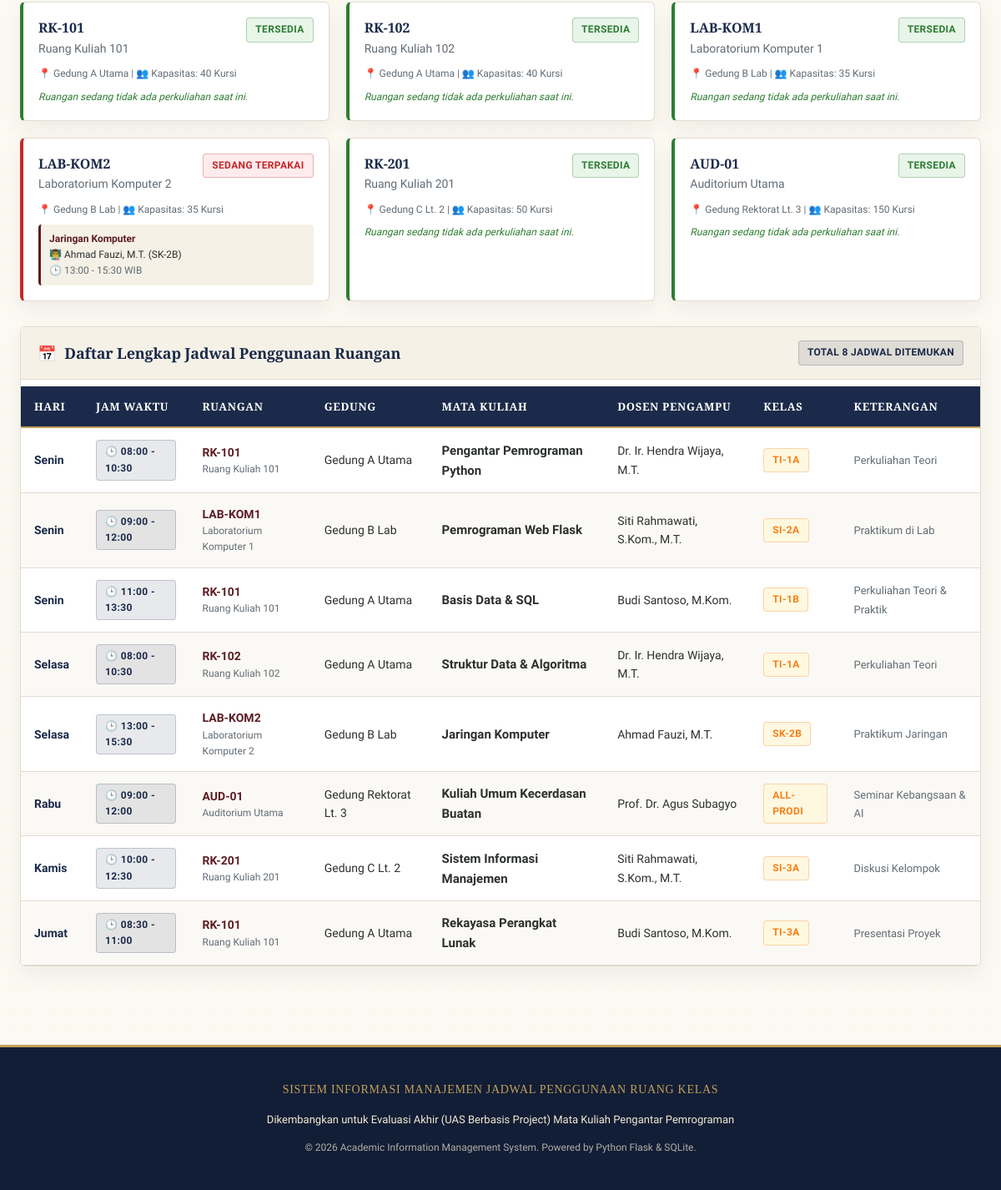
Before: / (lower part) with the older database file.
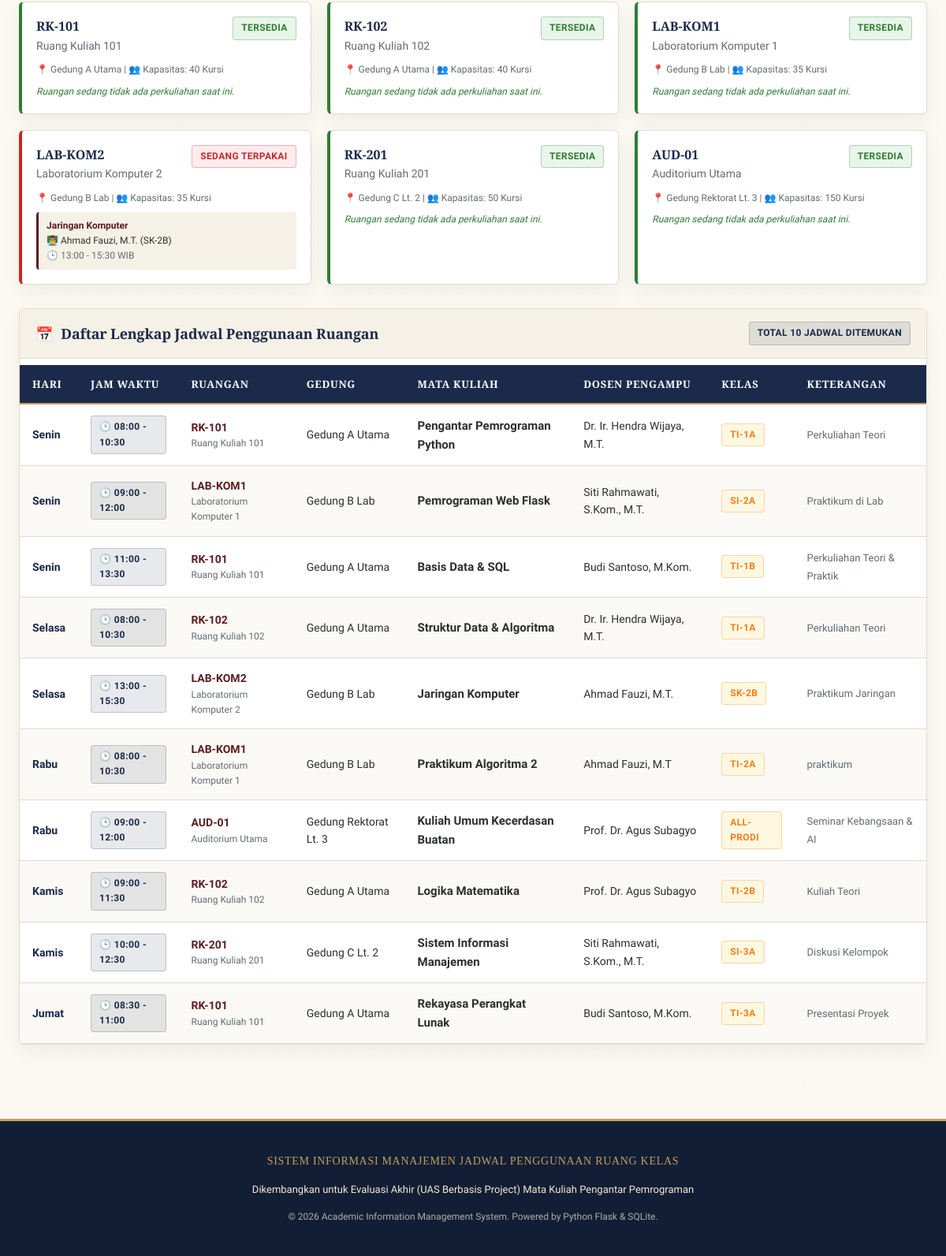
After: the same page with the newer database file.
### tables this page shows
CREATE TABLE ruang (
            id INTEGER PRIMARY KEY AUTOINCREMENT,
            kode_ruang TEXT UNIQUE NOT NULL,
            nama_ruang TEXT NOT NULL,
            gedung TEXT NOT NULL,
            kapasitas INTEGER NOT NULL,
            fasilitas TEXT,
            status TEXT DEFAULT 'Tersedia'
        );

CREATE TABLE jadwal (
            id INTEGER PRIMARY KEY AUTOINCREMENT,
            ruang_id INTEGER NOT NULL,
            mata_kuliah TEXT NOT NULL,
            dosen TEXT NOT NULL,
            hari TEXT NOT NULL,
            jam_mulai TEXT NOT NULL,
            jam_selesai TEXT NOT NULL,
            kelas TEXT NOT NULL,
            keterangan TEXT,
            created_at TIMESTAMP DEFAULT CURRENT_TIMESTAMP,
            FOREIGN KEY (ruang_id) REFERENCES ruang (id) ON DELETE CASCADE
        );

### app.py (the view)
@app.route('/')
def index():
    conn = get_db_connection()
    cursor = conn.cursor()
    q_search = request.args.get('search', '').strip()
    f_hari = request.args.get('hari', '').strip()
    f_ruang = request.args.get('ruang_id', '').strip()
    now = datetime.datetime.now()
    today_name_en = now.strftime('%A')
    today_id = DAYS_ID.get(today_name_en, 'Senin')
    current_time_str = now.strftime('%H:%M')
    sql_jadwal = '''
        SELECT j.*, r.kode_ruang, r.nama_ruang, r.gedung, r.kapasitas, r.status AS status_ruang
        FROM jadwal j
        JOIN ruang r ON j.ruang_id = r.id
        WHERE 1=1
    '''
    params = []
    if f_hari:
        sql_jadwal += ' AND j.hari = ?'
        params.append(f_hari)
    if f_ruang:
        sql_jadwal += ' AND j.ruang_id = ?'
        params.append(f_ruang)
    if q_search:
        sql_jadwal += ' AND (j.mata_kuliah LIKE ? OR j.dosen LIKE ? OR j.kelas LIKE ? OR r.nama_ruang LIKE ?)'
        wildcard = f"%{q_search}%"
        params.extend([wildcard, wildcard, wildcard, wildcard])
    sql_jadwal += ' ORDER BY CASE j.hari WHEN "Senin" THEN 1 WHEN "Selasa" THEN 2 WHEN "Rabu" THEN 3 WHEN "Kamis" THEN 4 WHEN "Jumat" THEN 5 WHEN "Sabtu" THEN 6 ELSE 7 END, j.jam_mulai ASC'
    cursor.execute(sql_jadwal, params)
    jadwal_list = cursor.fetchall()
    cursor.execute('SELECT * FROM ruang ORDER BY gedung ASC, kode_ruang ASC')
    ruang_list = cursor.fetchall()
    cursor.execute('''
        SELECT j.*, r.kode_ruang, r.nama_ruang
        FROM jadwal j
        JOIN ruang r ON j.ruang_id = r.id
        WHERE j.hari = ?
    ''', (today_id,))
    jadwal_today = cursor.fetchall()
    active_rooms = {}
    for r in ruang_list:
        rid = r['id']
        schedules_r = [j for j in jadwal_today if j['ruang_id'] == rid]
        is_occupied = False
        current_class = None
        for sc in schedules_r:
            if sc['jam_mulai'] <= current_time_str <= sc['jam_selesai']:
                is_occupied = True
                current_class = sc
                break
        active_rooms[rid] = {
            'is_occupied': is_occupied,
            'current_class': current_class
        }
    conn.close()
    days = ['Senin', 'Selasa', 'Rabu', 'Kamis', 'Jumat', 'Sabtu', 'Minggu']
    return render_template(
        'index.html',
        jadwal_list=jadwal_list,
        ruang_list=ruang_list,
        days=days,
        today_id=today_id,
        current_time_str=current_time_str,
        active_rooms=active_rooms,
        f_hari=f_hari,
        f_ruang=f_ruang,
        q_search=q_search
    )

### database.py (called while the page is built)
def ensure_db_file():
    if os.environ.get('VERCEL') or os.environ.get('VERCEL_ENV'):
        if not os.path.exists(DATABASE_NAME):
            base_db = os.path.join(os.path.dirname(__file__), 'database.db')
            if os.path.exists(base_db):
                shutil.copy(base_db, DATABASE_NAME)

def get_db_connection():
    ensure_db_file()
    conn = sqlite3.connect(DATABASE_NAME)
    conn.row_factory = sqlite3.Row
    conn.execute("PRAGMA foreign_keys = ON")
    return conn

### templates/index.html (shortened to what the changed rows need)
{% extends "base.html" %}
{% block content %}
<div style="margin-bottom: 30px;">
    <div class="rooms-grid">
        {% for r in ruang_list %}
            {% set status_info = active_rooms.get(r.id) %}
            <div class="room-card {% if status_info.is_occupied %}occupied{% else %}free{% endif %}">
                <div class="room-card-header">
                    <div>
                        <div class="room-code">{{ r.kode_ruang }}</div>
                        <div class="room-name">{{ r.nama_ruang }}</div>
                    </div>
                    {% if status_info.is_occupied %}
                        <span class="badge-academic badge-occupied">Sedang Terpakai</span>
                    {% else %}
                        <span class="badge-academic badge-available">Tersedia</span>
                    {% endif %}
                </div>
                <div style="font-size: 12px; color: var(--text-muted); margin-bottom: 8px;">
                    📍 {{ r.gedung }} | 👥 Kapasitas: {{ r.kapasitas }} Kursi
                </div>
                {% if status_info.is_occupied and status_info.current_class %}
                    <div style="background: var(--bg-cream-subtle); padding: 8px 10px; border-radius: 4px; font-size: 12px; border-left: 3px solid var(--primary-burgundy);">
                        <div style="font-weight: 700; color: var(--primary-burgundy);">{{ status_info.current_class.mata_kuliah }}</div>
                        <div style="color: var(--text-main);">👨‍🏫 {{ status_info.current_class.dosen }} ({{ status_info.current_class.kelas }})</div>
                        <div style="color: var(--text-muted);">🕒 {{ status_info.current_class.jam_mulai }} - {{ status_info.current_class.jam_selesai }} WIB</div>
                    </div>
                {% else %}
                    <div style="font-size: 12px; color: var(--status-available-text); font-style: italic;">
                        Ruangan sedang tidak ada perkuliahan saat ini.
                    </div>
                {% endif %}
            </div>
        {% endfor %}
    </div>
</div>
<div class="classic-card">
    <div class="card-header-classic">
        <h2><span>📅</span> Daftar Lengkap Jadwal Penggunaan Ruangan</h2>
        <span class="badge-academic badge-navy">Total {{ jadwal_list|length }} Jadwal Ditemukan</span>
    </div>
    <div class="card-body-classic" style="padding: 0;">
        {% if jadwal_list %}
            <div class="table-responsive">
                <table class="table-classic">
                    <thead>
                        <tr>
                            <th>Hari</th>
                            <th>Jam Waktu</th>
                            <th>Ruangan</th>
                            <th>Gedung</th>
                            <th>Mata Kuliah</th>
                            <th>Dosen Pengampu</th>
                            <th>Kelas</th>
                            <th>Keterangan</th>
                        </tr>
                    </thead>
                    <tbody>
                        {% for j in jadwal_list %}
                            <tr>
                                <td>
                                    <strong style="color: var(--primary-navy);">{{ j.hari }}</strong>
                                </td>
                                <td>
                                    <span class="badge-academic badge-navy">
                                        🕒 {{ j.jam_mulai }} - {{ j.jam_selesai }}
                                    </span>
                                </td>
                                <td>
                                    <strong style="color: var(--primary-burgundy);">{{ j.kode_ruang }}</strong>
                                    <div style="font-size: 12px; color: var(--text-muted);">{{ j.nama_ruang }}</div>
                                </td>
                                <td>{{ j.gedung }}</td>
                                <td><strong style="font-size: 15px;">{{ j.mata_kuliah }}</strong></td>
                                <td>{{ j.dosen }}</td>
                                <td><span class="badge-academic badge-warning">{{ j.kelas }}</span></td>
                                <td><span style="font-size: 13px; color: var(--text-muted);">{{ j.keterangan or '-' }}</span></td>
                            </tr>
                        {% endfor %}
                    </tbody>
                </table>
            </div>
        {% endif %}
    </div>
</div>
{% endblock %}

Changed rows visible on the page:
added jadwal: hari "Rabu", jam_mulai "08:00", jam_selesai "10:30", kode_ruang "LAB-KOM1", nama_ruang "Laboratorium Komputer 1", gedung "Gedung B Lab", mata_kuliah "Praktikum Algoritma 2", dosen "Ahmad Fauzi, M.T", kelas "TI-2A", keterangan "praktikum"
added jadwal: hari "Kamis", jam_mulai "09:00", jam_selesai "11:30", kode_ruang "RK-102", nama_ruang "Ruang Kuliah 102", gedung "Gedung A Utama", mata_kuliah "Logika Matematika", dosen "Prof. Dr. Agus Subagyo", kelas "TI-2B", keterangan "Kuliah Teori"
Other visible differences:
{{ jadwal_list|length }}: "8" → "10"
